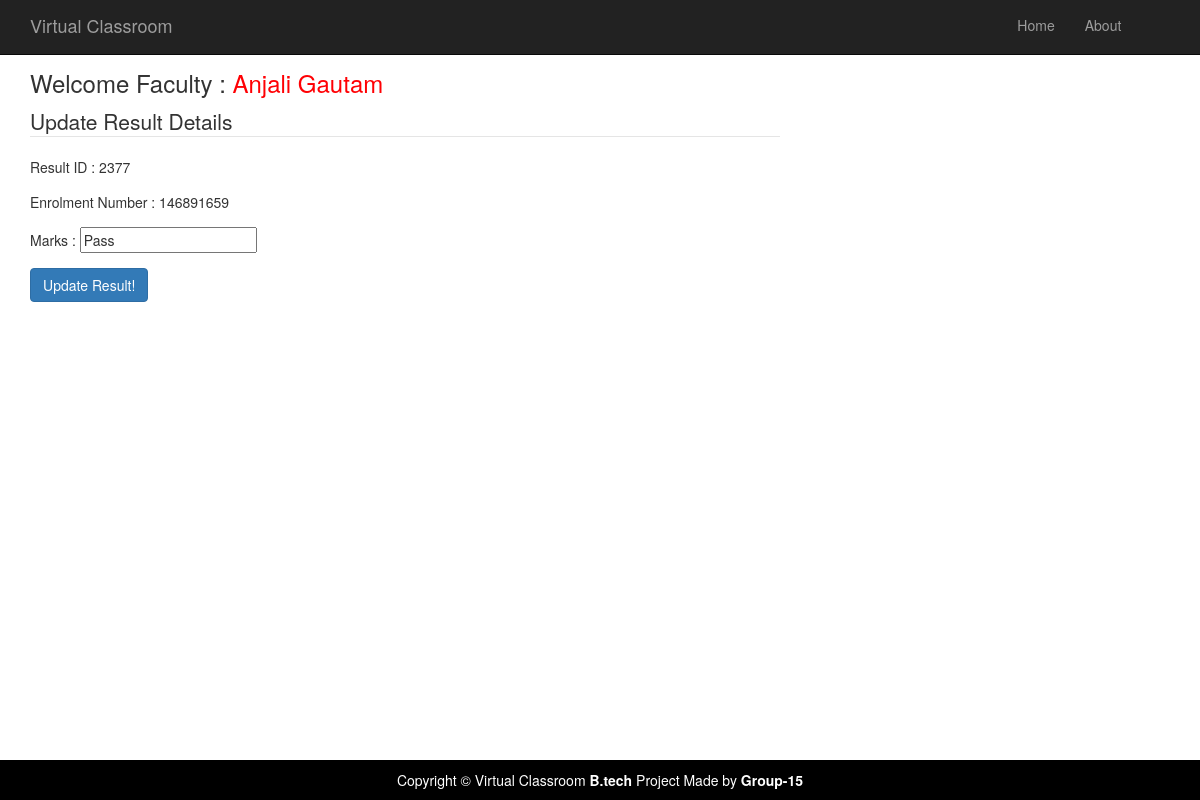
Page /updateresultdetails.php?editid=2377 (signed in) on the committed database.
### tables this page shows
CREATE TABLE `result` (
  `RsID` bigint(20) NOT NULL,
  `Eno` varchar(20) NOT NULL,
  `Ex_ID` int(10) NOT NULL,
  `Marks` varchar(20) NOT NULL
);

### updateresultdetails.php (the view, shortened to what this page needs)
<?php
$fname = $_SESSION[ "fname" ];
?>
<?php include('fhead.php');  ?>
<div class="container">
	<div class="row">
		<div class="col-md-8">
			<h3> Welcome Faculty : <a href="welcomefaculty.php" ><span style="color:#FF0004"> <?php echo $fname; ?></span></a> </h3>
			<?php
include('database.php');
$editid=$_GET['editid'];
$sql="select * from result where RsID=$editid";
$result=mysqli_query($connect,$sql);
while($row=mysqli_fetch_array($result))
{
?>
			<form action="" method="POST" name="update">
				<fieldset>
					<legend>Update Result Details</legend>
					<div class="form-group">
						Result ID :
						<?php echo $row['RsID']; ?>
					</div>
					<div class="form-group">
						Enrolment Number :
						<?php echo $row['Eno']; ?>
					</div>
					<div class="form-group">
						Marks : <input type="text" name="marks" value="<?PHP echo $row['Marks'];?>">
					</div>
					<div class="form-group">
						<input type="submit" value="Update Result!" name="update" class="btn btn-primary">
					</div>
					<?php
					}
					?>
				</fieldset>
			</form>
		</div>
	</div>
	<?php include('allfoot.php');  ?>

### css/modern-business.css (style rules this page uses)
html, body { height: 100%; }
body { padding-top: 50px; }

### rows in the picture
result: RsID "2377", Eno "146891659", marks "Pass"

### other values in the picture
$fname "Anjali Gautam"
